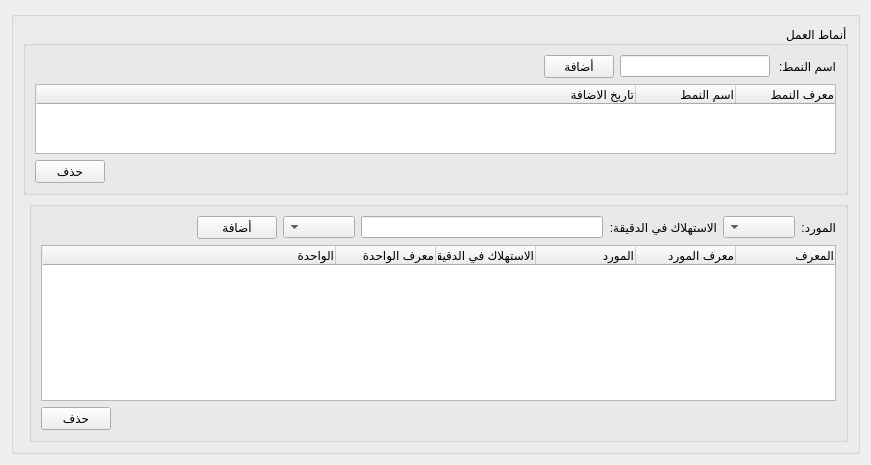
         <widget class="QWidget" name="page_2">
          <property name="geometry">
           <rect>
            <x>0</x>
            <y>0</y>
            <width>871</width>
            <height>465</height>
           </rect>
          </property>
          <attribute name="label">
           <string>استهلاك الموارد</string>
          </attribute>
          <layout class="QGridLayout" name="gridLayout_18">
           <item row="0" column="0">
            <widget class="QGroupBox" name="groupBox_7">
             <property name="title">
              <string/>
             </property>
             <layout class="QGridLayout" name="gridLayout_19">
              <item row="1" column="1">
               <widget class="QGroupBox" name="groupBox_8">
                <property name="layoutDirection">
                 <enum>Qt::RightToLeft</enum>
                </property>
                <property name="title">
                 <string/>
                </property>
                <layout class="QGridLayout" name="gridLayout_9">
                 <item row="0" column="0">
                  <widget class="QLabel" name="label_12">
                   <property name="text">
                    <string>المورد:</string>
                   </property>
                  </widget>
                 </item>
                 <item row="0" column="1">
                  <widget class="QComboBox" name="mode_resources_combobox">
                   <property name="minimumSize">
                    <size>
                     <width>0</width>
                     <height>0</height>
                    </size>
                   </property>
                   <property name="maximumSize">
                    <size>
                     <width>16777215</width>
                     <height>16777215</height>
                    </size>
                   </property>
                  </widget>
                 </item>
                 <item row="0" column="2">
                  <widget class="QLabel" name="label_13">
                   <property name="text">
                    <string>الاستهلاك في الدقيقة:</string>
                   </property>
                  </widget>
                 </item>
                 <item row="0" column="3">
                  <widget class="QLineEdit" name="mode_resource_consumption_per_minute_input">
                   <property name="minimumSize">
                    <size>
                     <width>0</width>
                     <height>0</height>
                    </size>
                   </property>
                   <property name="maximumSize">
                    <size>
                     <width>16777215</width>
                     <height>16777215</height>
                    </size>
                   </property>
                  </widget>
                 </item>
                 <item row="0" column="4">
                  <widget class="QComboBox" name="mode_resource_consumption_per_minute_unit_combobox">
                   <property name="minimumSize">
                    <size>
                     <width>0</width>
                     <height>0</height>
                    </size>
                   </property>
                   <property name="maximumSize">
                    <size>
                     <width>16777215</width>
                     <height>16777215</height>
                    </size>
                   </property>
                  </widget>
                 </item>
                 <item row="0" column="5">
                  <widget class="QPushButton" name="add_mode_resource_btn">
                   <property name="maximumSize">
                    <size>
                     <width>16777215</width>
                     <height>16777215</height>
                    </size>
                   </property>
                   <property name="text">
                    <string>أضافة</string>
                   </property>
                  </widget>
                 </item>
                 <item row="0" column="6" colspan="2">
                  <spacer name="horizontalSpacer_7">
                   <property name="orientation">
                    <enum>Qt::Horizontal</enum>
                   </property>
                   <property name="sizeType">
                    <enum>QSizePolicy::Fixed</enum>
                   </property>
                   <property name="sizeHint" stdset="0">
                    <size>
                     <width>150</width>
                     <height>20</height>
                    </size>
                   </property>
                  </spacer>
                 </item>
                 <item row="1" column="0" colspan="8">
                  <widget class="QTableWidget" name="machine_resources_table">
                   <property name="selectionBehavior">
                    <enum>QAbstractItemView::SelectRows</enum>
                   </property>
                   <attribute name="horizontalHeaderStretchLastSection">
                    <bool>true</bool>
                   </attribute>
                   <column>
                    <property name="text">
                     <string>المعرف</string>
                    </property>
                    <property name="textAlignment">
                     <set>AlignTrailing|AlignVCenter</set>
                    </property>
                   </column>
                   <column>
                    <property name="text">
                     <string>معرف المورد</string>
                    </property>
                    <property name="textAlignment">
                     <set>AlignTrailing|AlignVCenter</set>
                    </property>
                   </column>
                   <column>
                    <property name="text">
                     <string>المورد</string>
                    </property>
                    <property name="textAlignment">
                     <set>AlignTrailing|AlignVCenter</set>
                    </property>
                   </column>
                   <column>
                    <property name="text">
                     <string>الاستهلاك في الدقيقة</string>
                    </property>
                    <property name="textAlignment">
                     <set>AlignTrailing|AlignVCenter</set>
                    </property>
                   </column>
                   <column>
                    <property name="text">
                     <string>معرف الواحدة</string>
                    </property>
                    <property name="textAlignment">
                     <set>AlignTrailing|AlignVCenter</set>
                    </property>
                   </column>
                   <column>
                    <property name="text">
                     <string>الواحدة</string>
                    </property>
                    <property name="textAlignment">
                     <set>AlignTrailing|AlignVCenter</set>
                    </property>
                   </column>
                  </widget>
                 </item>
                 <item row="2" column="0" colspan="7">
                  <spacer name="horizontalSpacer_12">
                   <property name="orientation">
                    <enum>Qt::Horizontal</enum>
                   </property>
                   <property name="sizeType">
                    <enum>QSizePolicy::Preferred</enum>
                   </property>
                   <property name="sizeHint" stdset="0">
                    <size>
                     <width>150</width>
                     <height>20</height>
                    </size>
                   </property>
                  </spacer>
                 </item>
                 <item row="2" column="7">
                  <widget class="QPushButton" name="delete_mode_resource_btn">
                   <property name="maximumSize">
                    <size>
                     <width>70</width>
                     <height>16777215</height>
                    </size>
                   </property>
                   <property name="text">
                    <string>حذف</string>
                   </property>
                  </widget>
                 </item>
                </layout>
               </widget>
              </item>
              <item row="0" column="0" colspan="2">
               <widget class="QGroupBox" name="groupBox_13">
                <property name="maximumSize">
                 <size>
                  <width>16777215</width>
                  <height>200</height>
                 </size>
                </property>
                <property name="layoutDirection">
                 <enum>Qt::RightToLeft</enum>
                </property>
                <property name="title">
                 <string>أنماط العمل</string>
                </property>
                <layout class="QGridLayout" name="gridLayout_10">
                 <item row="0" column="0">
                  <widget class="QLabel" name="label_17">
                   <property name="maximumSize">
                    <size>
                     <width>60</width>
                     <height>16777215</height>
                    </size>
                   </property>
                   <property name="text">
                    <string>اسم النمط:</string>
                   </property>
                  </widget>
                 </item>
                 <item row="0" column="3" colspan="2">
                  <spacer name="horizontalSpacer_11">
                   <property name="orientation">
                    <enum>Qt::Horizontal</enum>
                   </property>
                   <property name="sizeType">
                    <enum>QSizePolicy::Preferred</enum>
                   </property>
                   <property name="sizeHint" stdset="0">
                    <size>
                     <width>150</width>
                     <height>20</height>
                    </size>
                   </property>
                  </spacer>
                 </item>
                 <item row="2" column="4">
                  <widget class="QPushButton" name="delete_machine_mode_btn">
                   <property name="maximumSize">
                    <size>
                     <width>70</width>
                     <height>16777215</height>
                    </size>
                   </property>
                   <property name="text">
                    <string>حذف</string>
                   </property>
                  </widget>
                 </item>
                 <item row="0" column="1">
                  <widget class="QLineEdit" name="machine_mode_name_input">
                   <property name="minimumSize">
                    <size>
                     <width>0</width>
                     <height>0</height>
                    </size>
                   </property>
                   <property name="maximumSize">
                    <size>
                     <width>150</width>
                     <height>16777215</height>
                    </size>
                   </property>
                  </widget>
                 </item>
                 <item row="0" column="2">
                  <widget class="QPushButton" name="add_machine_mode_btn">
                   <property name="maximumSize">
                    <size>
                     <width>70</width>
                     <height>16777215</height>
                    </size>
                   </property>
                   <property name="text">
                    <string>أضافة</string>
                   </property>
                  </widget>
                 </item>
                 <item row="1" column="0" colspan="5">
                  <widget class="QTableWidget" name="machine_modes_table">
                   <property name="selectionBehavior">
                    <enum>QAbstractItemView::SelectRows</enum>
                   </property>
                   <attribute name="horizontalHeaderStretchLastSection">
                    <bool>true</bool>
                   </attribute>
                   <column>
                    <property name="text">
                     <string>معرف النمط</string>
                    </property>
                    <property name="textAlignment">
                     <set>AlignTrailing|AlignVCenter</set>
                    </property>
                   </column>
                   <column>
                    <property name="text">
                     <string>اسم النمط</string>
                    </property>
                    <property name="textAlignment">
                     <set>AlignTrailing|AlignVCenter</set>
                    </property>
                   </column>
                   <column>
                    <property name="text">
                     <string>تاريخ الاضافة</string>
                    </property>
                    <property name="textAlignment">
                     <set>AlignTrailing|AlignVCenter</set>
                    </property>
                   </column>
                  </widget>
                 </item>
                </layout>
               </widget>
              </item>
             </layout>
            </widget>
           </item>
          </layout>
         </widget>
